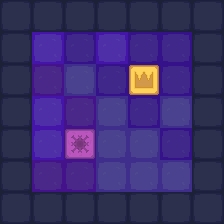

The image is a tile-based game level rendered from a .tmx file. Its description and complete source (layers, tilesets, objects, tile grids) follow:
An orthogonal 7x7 tile map with 32x32 px tiles, 2 tile layers (background, interactable) and 5 objects.

<map version="1.10" tiledversion="1.11.2" orientation="orthogonal" renderorder="right-down" width="7" height="7" tilewidth="32" tileheight="32" infinite="0" nextlayerid="5" nextobjectid="9">
 <tileset firstgid="1" source="gamefield.tsx" />
 <layer id="1" name="background" width="7" height="7">
  <data encoding="csv">
13,13,13,13,13,13,13,
13,1,2,1,2,2,13,
13,11,12,2,2,2,13,
13,1,11,12,2,12,13,
13,1,11,12,12,2,13,
13,11,11,12,12,12,13,
13,13,13,13,13,13,13
</data>
 </layer>
 <layer id="2" name="interactable" width="7" height="7">
  <data encoding="csv">
0,0,0,0,0,0,0,
0,0,0,0,0,0,0,
0,0,0,0,22,0,0,
0,0,0,0,0,0,0,
0,0,21,0,0,0,0,
0,0,0,0,0,0,0,
0,0,0,0,0,0,0
</data>
 </layer>
 <objectgroup id="3" name="walls">
  <object id="1" x="4.5" y="3" width="213.5" height="22.5" />
  <object id="2" x="196" y="36" width="25" height="183" />
  <object id="3" x="6" y="195.5" width="186" height="23.5" />
  <object id="4" x="3" y="32" width="26" height="157" />
 </objectgroup>
 <objectgroup id="4" name="zones">
  <object id="8" x="132.5" y="69" width="22.5" height="22.5">
   <properties>
    <property name="type" value="win" />
   </properties>
  </object>
 </objectgroup>
</map>
